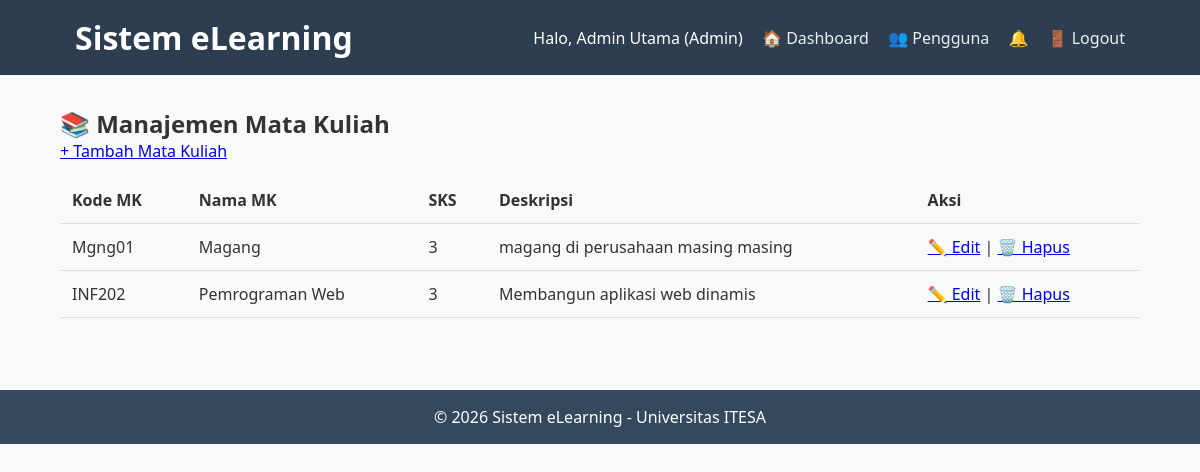
The page /admin/manage_courses.php (signed in) on the database its author committed.
### tables this page shows
CREATE TABLE `profiles` (
  `id_user` int(11) NOT NULL,
  `nim_nidn` varchar(20) DEFAULT NULL,
  `foto` varchar(255) DEFAULT NULL,
  `alamat` text DEFAULT NULL,
  `fakultas` varchar(100) DEFAULT NULL,
  `prodi` varchar(100) DEFAULT NULL
);

CREATE TABLE `users` (
  `id` int(11) NOT NULL,
  `username` varchar(50) NOT NULL,
  `password` varchar(255) NOT NULL,
  `nama_lengkap` varchar(100) NOT NULL,
  `email` varchar(100) NOT NULL,
  `role` enum('admin','dosen','mahasiswa') NOT NULL
);

CREATE TABLE `courses` (
  `id` int(11) NOT NULL,
  `kode_mk` varchar(20) NOT NULL,
  `nama_mk` varchar(100) NOT NULL,
  `deskripsi` text DEFAULT NULL,
  `sks` tinyint(4) NOT NULL CHECK (`sks` between 1 and 6)
);

### includes/functions.php (called while the page is built, shortened)
<?php
if (!function_exists('get_user_info')) {
    function get_user_info($pdo, $user_id) {
        $stmt = $pdo->prepare("SELECT u.*, p.nim_nidn, p.foto FROM users u LEFT JOIN profiles p ON u.id = p.id_user WHERE u.id = ?");
        $stmt->execute([$user_id]);
        return $stmt->fetch(PDO::FETCH_ASSOC);
    }
}
?>

### admin/manage_courses.php (the view, shortened to what this page needs)
<?php
require_once '../includes/header.php';
$stmt = $pdo->prepare("SELECT * FROM courses ORDER BY nama_mk");
$stmt->execute();
$courses = $stmt->fetchAll();
?>
<h2>📚 Manajemen Mata Kuliah</h2>
<a href="add_course.php" class="btn">+ Tambah Mata Kuliah</a>
<table class="table">
    <thead><tr><th>Kode MK</th><th>Nama MK</th><th>SKS</th><th>Deskripsi</th><th>Aksi</th></tr></thead>
    <tbody>
        <?php foreach ($courses as $c): ?>
        <tr>
            <td><?= htmlspecialchars($c['kode_mk']) ?></td>
            <td><?= htmlspecialchars($c['nama_mk']) ?></td>
            <td><?= $c['sks'] ?></td>
            <td><?= htmlspecialchars($c['deskripsi']) ?></td>
            <td>
                <a href="edit_course.php?id=<?= $c['id'] ?>">✏️ Edit</a> |
                <a href="delete_course.php?id=<?= $c['id'] ?>" onclick="return confirm('Hapus mata kuliah ini?')">🗑️ Hapus</a>
            </td>
        </tr>
        <?php endforeach; ?>
    </tbody>
</table>
<?php include '../includes/footer.php'; ?>

### includes/header.php (shortened to what this page needs)
<?php
require_once __DIR__ . '/auth.php';
$user = get_user_info($pdo, $_SESSION['user_id']);
$notif_count = 0;
if (is_logged_in()) {
    $stmt = $pdo->prepare("SELECT COUNT(*) FROM notifications WHERE id_user = ? AND is_read = 0");
    $stmt->execute([$_SESSION['user_id']]);
    $notif_count = $stmt->fetchColumn();
}
?>
<!DOCTYPE html>
<html lang="id">
<head>
    <link rel="stylesheet" href="/elearning/assets/css/style.css">
</head>
<body>
    <header>
        <div class="container">
            <h1>Sistem eLearning</h1>
            <nav>
                <span>Halo, <?= htmlspecialchars($user['nama_lengkap']) ?> (<?= ucfirst($user['role']) ?>)</span>
                <?php if ($_SESSION['role'] === 'admin'): ?>
                    <a href="/elearning/admin/dashboard.php">🏠 Dashboard</a>
                    <a href="#">👥 Pengguna</a>
                <?php endif; ?>
                <?php if ($notif_count > 0): ?>
                    <a href="/elearning/notifications.php" style="color:red;">🔔 (<?= $notif_count ?>)</a>
                <?php else: ?>
                    <a href="/elearning/notifications.php">🔔</a>
                <?php endif; ?>
                <a href="/elearning/logout.php">🚪 Logout</a>
            </nav>
        </div>
    </header>
    <div class="container main-content">

### assets/css/style.css (style rules this page uses)
* { margin: 0; padding: 0; box-sizing: border-box; }
body { font-family: 'Segoe UI', Tahoma, Geneva, Verdana, sans-serif; background: #f8f9fa; color: #333; }
.container { width: 90%; max-width: 1200px; margin: 0 auto; padding: 0 15px; }
header { background: #2c3e50; color: white; padding: 1rem 0; }
header .container { display: flex; justify-content: space-between; align-items: center; }
header nav a { color: #ecf0f1; text-decoration: none; margin-left: 15px; }
.main-content { padding: 2rem 0; }
.table { width: 100%; border-collapse: collapse; margin-top: 15px; }
.table th, .table td { padding: 12px; text-align: left; border-bottom: 1px solid #ddd; }

### rows shown on the page
profiles: id_user.nama_lengkap "Admin Utama", id_user.role "Admin"
courses: kode_mk "Mgng01", nama_mk "Magang", sks "3", deskripsi "magang di perusahaan masing masing"
courses: kode_mk "INF202", nama_mk "Pemrograman Web", sks "3", deskripsi "Membangun aplikasi web dinamis"
